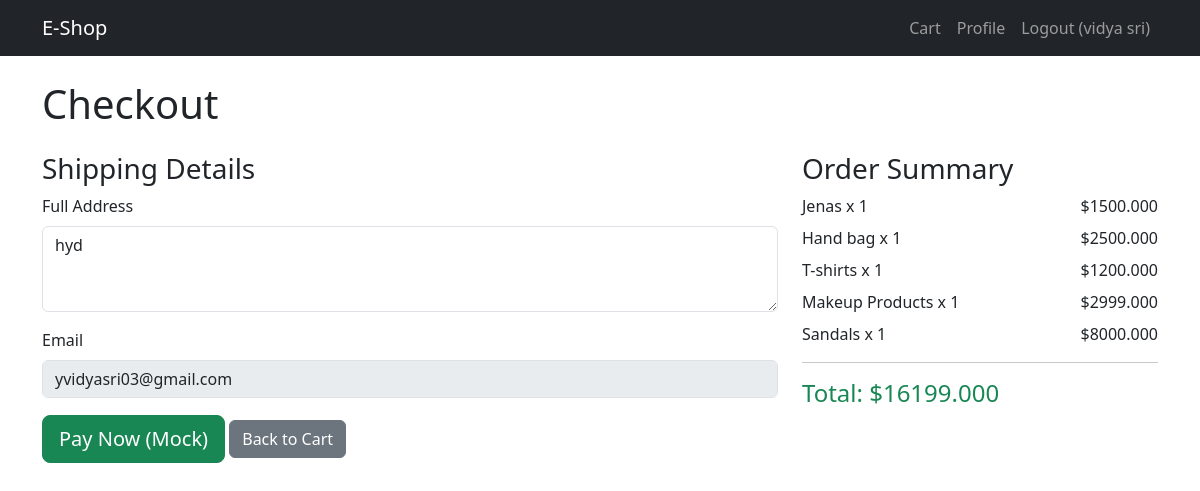
The app's page /orders/checkout/ (signed in) with its own data.
### users/models.py (models this page shows, shortened)
class CustomUser(AbstractUser):
    email = models.EmailField(unique=True)
    phone_number = models.CharField(max_length=15, blank=True, null=True)
    is_active = models.BooleanField(default=False)
    is_staff = models.BooleanField(default=False)
    date_joined = models.DateTimeField(default=timezone.now)
    address = models.TextField(blank=True)
    USERNAME_FIELD = "email"
    REQUIRED_FIELDS = []

### cart/models.py (models this page shows, shortened)
class CartItem(models.Model):
    cart = models.ForeignKey(Cart, related_name='items', on_delete=models.CASCADE)
    product = models.ForeignKey(Product, on_delete=models.CASCADE)
    quantity = models.PositiveIntegerField(default=1)
    @property
    def subtotal(self):
        return self.product.price*self.quantity

### products/models.py (models this page shows, shortened)
class Product(models.Model):
    CATEGORY_CHOICES = [
        ('M','Men'),
        ('W','Women')
    ]
    name = models.CharField(max_length=255)
    description = models.TextField()
    price = models.DecimalField(max_digits=10, decimal_places=3)
    image = models.URLField(max_length=500, blank=True, null=True)  # Changed here
    stock = models.PositiveIntegerField(default=0)
    category = models.CharField(max_length=1, choices=CATEGORY_CHOICES, default='W')

### orders/views.py (the view)
# urls.py: path('checkout/', views.checkout, name='checkout'),
@login_required
def checkout(request):
    cart = Cart.objects.get(user=request.user)
    if not cart.items.exists():
        return redirect('cart:view_cart')
    total = sum(item.subtotal for item in cart.items.all())
    if request.method == 'POST':
        address = request.POST.get('address')
        request.user.address = address
        request.user.save()
    return render(request, 'orders/checkout.html',{'cart':cart,'total':total})

### templates/orders/checkout.html (shortened to what this page needs)
{% extends 'base.html' %}
{% block content %}
<h1 class="mb-4">Checkout</h1>
<form method="post" action="{% url 'orders:process_payment' %}">
    <div class="row">
        <div class="col-md-8">
            <h3>Shipping Details</h3>
            <div class="mb-3">
                <label class="form-label">Full Address</label>
                <textarea class="form-control" name="address" rows="3" required>{{ user.address }}</textarea>
            </div>
            <div class="mb-3">
                <label class="form-label">Email</label>
                <input type="email" class="form-control" value="{{ user.email }}" disabled>
            </div>
        </div>
        <div class="col-md-4">
            <h3>Order Summary</h3>
            {% for item in cart.items.all %}
            <div class="d-flex justify-content-between mb-2">
                <span>{{ item.product.name }} x {{ item.quantity }}</span>
                <span>${{ item.subtotal }}</span>
            </div>
            {% endfor %}
            <hr>
            <h4 class="text-success">Total: ${{ total }}</h4>
        </div>
    </div>
    <button type="submit" class="btn btn-success btn-lg">Pay Now (Mock)</button>
    <a href="{% url 'cart:view_cart' %}" class="btn btn-secondary">Back to Cart</a>
</form>
{% endblock %}

### templates/base.html (shortened to what this page needs)
<!DOCTYPE html>
<html lang="en">
<head>
    <link href="https://cdn.jsdelivr.net/npm/bootstrap@5.3.0/dist/css/bootstrap.min.css" rel="stylesheet">
</head>
<body>
    <nav class="navbar navbar-expand-lg navbar-dark bg-dark">
        <div class="container">
            <a class="navbar-brand" href="{% url 'products:product_list' %}">E-Shop</a>
            <div class="navbar-nav ms-auto">
                {% if user.is_authenticated %}
                    <a class="nav-link" href="{% url 'cart:view_cart' %}">Cart</a>
                    <a class="nav-link" href="{% url 'users:profile' %}">Profile</a>
                    <a class="nav-link" href="{% url 'users:logout' %}">Logout ({{ user.get_full_name }})</a>
                {% else %}
                    <a class="nav-link" href="{% url 'users:login' %}">Login</a>
                    <a class="nav-link" href="{% url 'users:register' %}">Register</a>
                {% endif %}
            </div>
        </div>
    </nav>
    <div class="container mt-4">
        {% block content %}{% endblock %}
    </div>
</body>
</html>

### records on screen
CustomUser: get_full_name "vidya sri", address "hyd", email "yvidyasri03@gmail.com"
CartItem: product.name "Jenas", quantity "1", subtotal "1500.000"
CartItem: product.name "Hand bag", quantity "1", subtotal "2500.000"
CartItem: product.name "T-shirts", quantity "1", subtotal "1200.000"
CartItem: product.name "Makeup Products", quantity "1", subtotal "2999.000"
CartItem: product.name "Sandals", quantity "1", subtotal "8000.000"

### other values on screen
{{ total }} "16199.000"
